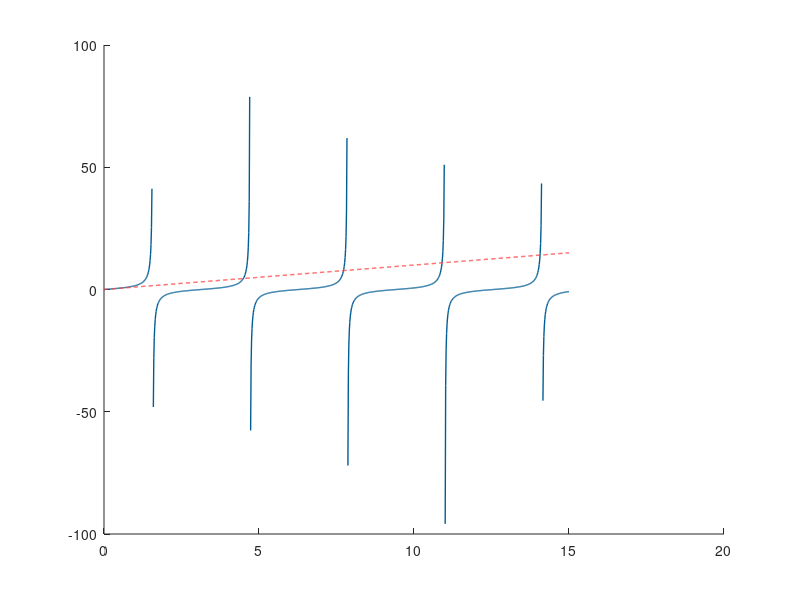

The MATLAB source for this figure: (Note: this script raises an error after producing the figure.)
clear, clc, close all
%% Se grafican las funciones f(x)=tan(x) y g(x)=x.
% En la intersección de estas funciones se encuentran las raíces de la 
% ecuación tan(x) = x

% Graficar f(x) = tan(x) evitando discontinuidades
x = linspace(0, 15, 1000);
f = tan(x);
f(abs(f) >  100) = NaN; % Evitar valores muy grandes o pequeños
g = x;

% Colores
colors = {'#000000', '#009100', '#005c94', '#ff4141'};

fig = figure('units','inch','position',[0,0,4,4]);
hold on;
plot(x, f, '-',  'DisplayName', 'f(x) = tan(x)', 'Color', colors{3}, 'LineWidth', 1);
plot(x, g, '--', 'DisplayName', 'g(x) = x', 'Color', colors{4}, 'LineWidth', 1);

% Calcular y dibujar las primeras 5 asíntotas de tan(x): x = (2n-1)*pi/2
n = 1:5;
asintotas = (2*n - 1)*pi/2;

% Solo a la primera asíntota se le coloca un "legend"
xline(asintotas(1),   ':', 'DisplayName', 'Asintotas de f(x) = tan(x)xxx', 'Color', colors{2}, 'LineWidth', 1);
xline(asintotas(2:5), ':', 'HandleVisibility', 'off', 'Color', colors{2}, 'LineWidth', 1);

xlabel('x');
ylabel('f(x) = tan(x) y g(x) = x');
grid on;
legend('Location', 'northwest');
axis([0, 15, 0, 15]);
axis square;

%% Búsqueda de las primeras 4 raíces con intervalos conocidos
fprintf('\nBúsqueda específica de las primeras 4 raíces:\n');
fprintf('======================================================\n');
% Intervalos conocidos aproximados para las primeras 4 raíces
intervalos = [
     4.2,  4.6;      % Primera raíz
     7.6,  7.8;      % Segunda raíz
    10.8, 10.95;     % Tercera raíz
    14.0, 14.1       % Cuarta  raíz
];
n_raices = size(intervalos, 1);

raices = zeros(n_raices, 1);
for i = 1:n_raices
    x_min = intervalos(i, 1);
    x_max = intervalos(i, 2);
    
    fprintf('Intervalo %d: [%10.5f, %10.5f] -> ', i, x_min, x_max);    
    try
        raices(i) = fzero(@(x) tan(x) - x, [x_min, x_max]);
    catch
        error('Refine el intervalo %d', i);
    end
    fprintf('%10.5f\n', raices(i));
end

%% Verifica que las raíces calculadas sean correctas
fprintf('\nVerificación de las raíces:\n');
fprintf('======================================================\n');
fprintf('Raíz | tan(x)        | x             | |tan(x) - x|   \n');
fprintf('------------------------------------------------------\n');

for i = 1:n_raices
    x       = raices(i);
    tan_x   = tan(x);
    err_abs = abs(tan_x - x);
    fprintf('%4d | %13.10f | %13.10f | %13.7e\n', i, tan_x, x, err_abs);
end

exportgraphics(gcf,'raices_tan_x_x.eps','BackgroundColor','none','ContentType','vector')
